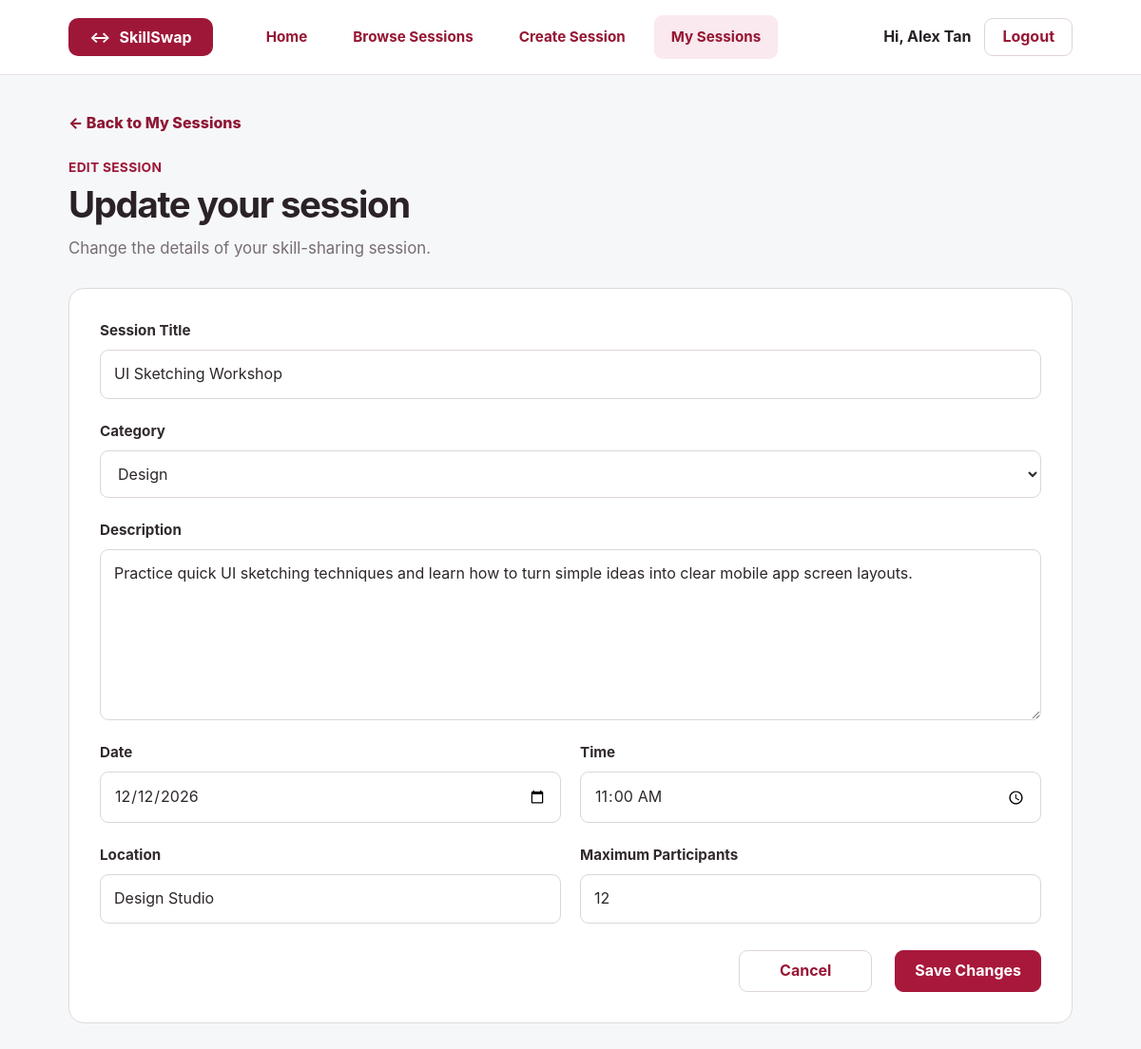
Screenshot of /edit_session.php?id=3 (signed in) with the database file from the repository.
### tables this page shows
CREATE TABLE `skill_sessions` (
  `session_id` int NOT NULL,
  `creator_id` int NOT NULL,
  `title` varchar(150) NOT NULL,
  `category` varchar(50) NOT NULL,
  `description` text NOT NULL,
  `session_date` date NOT NULL,
  `session_time` time NOT NULL,
  `location` varchar(150) NOT NULL,
  `capacity` int NOT NULL
);

### edit_session.php (the view, shortened to what this page needs)
<?php
require_once "pdo.php";
$session_id = $_GET["id"] ?? $_POST["session_id"] ?? "";
$session_id = (int)$session_id;
$user_id = (int)$_SESSION["user_id"];
$stmt = $pdo->prepare(
    "SELECT *
     FROM skill_sessions
     WHERE session_id = ? AND creator_id = ?"
);
$stmt->execute([
    $session_id,
    $user_id
]);
$session = $stmt->fetch(PDO::FETCH_ASSOC);
?>
<!DOCTYPE html>
<html lang="en">
<head>
    <link rel="stylesheet" href="style.css">
</head>
<body class="edit-page">
    <header class="site-header">
        <div class="site-header-inner">
            <a class="brand-mark" href="index.php">
                <span class="brand-icon">&harr;</span>
                <span>SkillSwap</span>
            </a>
            <nav class="main-nav">
                <a class="nav-link" href="index.php">Home</a>
                <a class="nav-link" href="browse_sessions.php">Browse Sessions</a>
                <a class="nav-link" href="create_session.php">Create Session</a>
                <a class="nav-link active" href="my_sessions.php">My Sessions</a>
            </nav>
            <div class="nav-account">
                <a class="user-link" href="profile.php">
                    Hi, <?php echo htmlentities($_SESSION["name"]); ?>
                </a>
                <a class="btn btn-outline btn-small" href="logout.php">Logout</a>
            </div>
        </div>
    </header>
    <main class="edit-main">
        <a class="back-link" href="my_sessions.php">&larr; Back to My Sessions</a>
        <div class="page-heading edit-heading">
            <p class="eyebrow">EDIT SESSION</p>
            <h1>Update your session</h1>
            <p>Change the details of your skill-sharing session.</p>
        </div>
        <form class="session-form-card" method="POST" action="edit_session.php">
            <div class="form-field">
                <label for="title">Session Title</label>
                <input
                    type="text"
                    id="title"
                    name="title"
                    maxlength="150"
                    value="<?php echo htmlentities($session["title"]); ?>"
                    required
                >
            </div>
            <div class="form-field">
                <label for="category">Category</label>
                <select id="category" name="category" required>
                    <option value="Design" <?php echo ($session["category"] == "Design") ? "selected" : ""; ?>>Design</option>
                </select>
            </div>
            <div class="form-field">
                <label for="description">Description</label>
                <textarea
                    id="description"
                    name="description"
                    rows="6"
                    required
                ><?php echo htmlentities($session["description"]); ?></textarea>
            </div>
            <div class="form-grid two-columns">
                <div class="form-field">
                    <label for="session_date">Date</label>
                    <input
                        type="date"
                        id="session_date"
                        name="session_date"
                        min="<?php echo date('Y-m-d'); ?>"
                        value="<?php echo htmlentities($session["session_date"]); ?>"
                        required
                    >
                </div>
                <div class="form-field">
                    <label for="session_time">Time</label>
                    <input
                        type="time"
                        id="session_time"
                        name="session_time"
                        value="<?php echo htmlentities($session["session_time"]); ?>"
                        required
                    >
                </div>
            </div>
            <div class="form-grid two-columns">
                <div class="form-field">
                    <label for="location">Location</label>
                    <input
                        type="text"
                        id="location"
                        name="location"
                        maxlength="150"
                        value="<?php echo htmlentities($session["location"]); ?>"
                        required
                    >
                </div>
                <div class="form-field">
                    <label for="capacity">Maximum Participants</label>
                    <input
                        type="number"
                        id="capacity"
                        name="capacity"
                        min="1"
                        max="200"
                        value="<?php echo (int)$session["capacity"]; ?>"
                        required
                    >
                </div>
            </div>
            <div class="form-actions">
                <a class="btn btn-outline" href="my_sessions.php">Cancel</a>
                <button class="btn btn-primary" type="submit">Save Changes</button>
            </div>
        </form>
    </main>
</body>
</html>

### rows the page displays
skill_sessions: title "UI Sketching Workshop", category "Design", description "Practice quick UI sketching techniques and learn how to turn simple ideas into clear mobile app screen layouts.", session_date "12/12/2026", session_time "11:00:00", location "Design Studio", capacity "12"

### other values shown
$_SESSION["name"] "Alex Tan"
